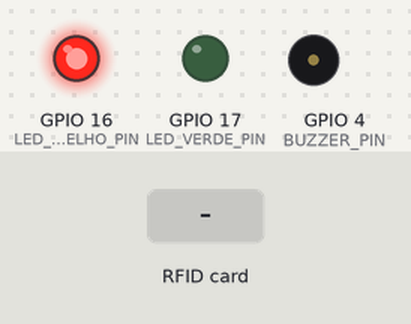
Recording of a sketch running on a simulated ESP32. On the bench: output pins drawn as LEDs (lit = HIGH), buzzer (waves = sounding). The test bench sets the inputs (shaded band). WiFi joins after 1.5 s; servers stay silent unless stated; uploads are accepted with an empty reply; what the sketch prints to the serial monitor is not drawn.

Above: at 0.6 s.
At 2.8 s:
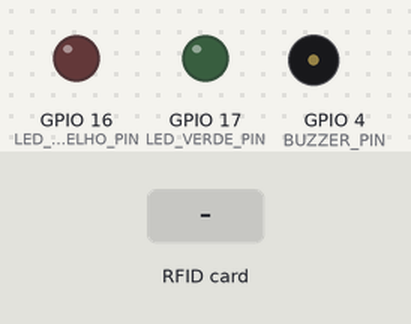
2.9 s: RFID card 5E 7A 19 C4 held to the reader
At 3.34 s:
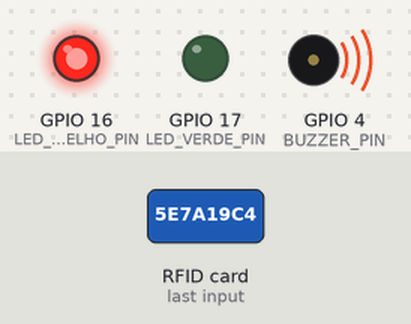
Timing chart, 0 to 5.9 s (numbered marks = the images above; inputs shaded):
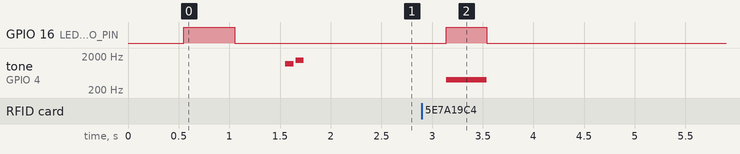

Measured:
- after the input at 2.9 s, GPIO 16 (LED_VERMELHO_PIN): LOW → HIGH after 0.24 s, → LOW 0.40 s later; tone on GPIO 4 (BUZZER_PIN): silent → 400 Hz after 0.24 s, → silent 0.40 s later

The sketch:

sentinela_rfid.ino
```cpp
#include <SPI.h>
#include <MFRC522.h>
#include <WiFi.h>
#include <HTTPClient.h>

// Configurações da rede Wi-Fi
const char* ssid = "sua_rede_wifi";
const char* password = "sua_senha_wifi";

// URL do Servidor Flask
const char* serverUrl = "http://seu_ip:5000/api/leitores-rfid/bip";

// Identificação deste leitor
const char* codigoLeitor = "LEITOR-01";

// Mapeamento dos Pinos
#define SS_PIN           5
#define RST_PIN          22
#define BUZZER_PIN       4
#define LED_VERDE_PIN    17
#define LED_VERMELHO_PIN 16

MFRC522 rfid(SS_PIN, RST_PIN);

void setup() {
  Serial.begin(115200);

  SPI.begin();
  rfid.PCD_Init();

  pinMode(BUZZER_PIN, OUTPUT);
  pinMode(LED_VERDE_PIN, OUTPUT);
  pinMode(LED_VERMELHO_PIN, OUTPUT);

  Serial.print("Conectando ao Wi-Fi");

  WiFi.begin(ssid, password);

  while (WiFi.status() != WL_CONNECTED) {
    delay(500);

    Serial.print(".");

    digitalWrite(
      LED_VERMELHO_PIN,
      !digitalRead(LED_VERMELHO_PIN)
    );
  }

  digitalWrite(LED_VERMELHO_PIN, LOW);

  Serial.println("\nWi-Fi Conectado com sucesso!");

  Serial.print("IP do ESP32: ");
  Serial.println(WiFi.localIP());

  Serial.print("Leitor: ");
  Serial.println(codigoLeitor);

  tone(BUZZER_PIN, 1200, 80);
  delay(100);
  tone(BUZZER_PIN, 1500, 80);
}

void loop() {

  // Aguarda aproximação da tag
  if (!rfid.PICC_IsNewCardPresent() || !rfid.PICC_ReadCardSerial()) {
    return;
  }

  // Converte o UID para String Hexadecimal
  String uidString = "";

  for (byte i = 0; i < rfid.uid.size; i++) {
    if (rfid.uid.uidByte[i] < 0x10) {
      uidString += "0";
    }

    uidString += String(rfid.uid.uidByte[i], HEX);
  }

  uidString.toUpperCase();

  Serial.println("\n[RFID] Tag lida: " + uidString);
  Serial.print("[RFID] Leitor: ");
  Serial.println(codigoLeitor);

  // Verifica conexão Wi-Fi
  if (WiFi.status() == WL_CONNECTED) {

    HTTPClient http;

    http.begin(serverUrl);
    http.addHeader("Content-Type", "application/json");

    String jsonPayload =
      "{\"codigo_tag\":\"" + uidString +
      "\",\"codigo_leitor\":\"" + codigoLeitor + "\"}";

    Serial.println("[1] Iniciando HTTP...");
    Serial.println("[2] Enviando POST...");

    Serial.print("[JSON] ");
    Serial.println(jsonPayload);

    unsigned long inicio = millis();

    int httpResponseCode = http.POST(jsonPayload);

    unsigned long fim = millis();

    Serial.print("[2] POST terminou em: ");
    Serial.print(fim - inicio);
    Serial.println(" ms");

    Serial.print("[3] HTTP Code: ");
    Serial.println(httpResponseCode);

    if (httpResponseCode > 0) {

      String resposta = http.getString();

      Serial.println("[4] Resposta do servidor:");
      Serial.println("========== INICIO RESPOSTA ==========");
      Serial.println(resposta);
      Serial.println("=========== FIM RESPOSTA ===========");

      Serial.println();

      // Verifica se o campo existe na resposta
      if (resposta.indexOf("presenca_registrada") >= 0) {
        Serial.println("[TESTE] Campo presenca_registrada ENCONTRADO");
      } else {
        Serial.println("[TESTE] Campo presenca_registrada NAO ENCONTRADO");
      }

      // Verifica se existe true na resposta
      if (resposta.indexOf("true") >= 0) {
        Serial.println("[TESTE] TRUE ENCONTRADO");
      } else {
        Serial.println("[TESTE] TRUE NAO ENCONTRADO");
      }

      Serial.println();

      // VERDE somente se a presença realmente foi registrada
      if (
        httpResponseCode == 200 &&
        resposta.indexOf("presenca_registrada") >= 0 &&
        resposta.indexOf("true") >= 0
      ) {

        Serial.println("[LED] Presenca registrada -> VERDE");

        digitalWrite(LED_VERMELHO_PIN, LOW);
        digitalWrite(LED_VERDE_PIN, HIGH);

        tone(BUZZER_PIN, 2000, 150);

        delay(300);

        digitalWrite(LED_VERDE_PIN, LOW);

      } else {

        Serial.println("[LED] Presenca NAO registrada -> VERMELHO");

        digitalWrite(LED_VERDE_PIN, LOW);
        digitalWrite(LED_VERMELHO_PIN, HIGH);

        tone(BUZZER_PIN, 400, 400);

        delay(400);

        digitalWrite(LED_VERMELHO_PIN, LOW);
      }

    } else {

      Serial.print("[4] Erro HTTP: ");
      Serial.println(http.errorToString(httpResponseCode));

      Serial.println("[LED] Erro de comunicacao -> VERMELHO");

      digitalWrite(LED_VERDE_PIN, LOW);
      digitalWrite(LED_VERMELHO_PIN, HIGH);

      tone(BUZZER_PIN, 400, 400);

      delay(400);

      digitalWrite(LED_VERMELHO_PIN, LOW);
    }

    http.end();

  } else {

    Serial.println("Erro: ESP32 desconectado do Wi-Fi.");

    Serial.println("[LED] Wi-Fi desconectado -> VERMELHO");

    digitalWrite(LED_VERDE_PIN, LOW);
    digitalWrite(LED_VERMELHO_PIN, HIGH);

    tone(BUZZER_PIN, 400, 400);

    delay(400);

    digitalWrite(LED_VERMELHO_PIN, LOW);
  }

  rfid.PICC_HaltA();
  rfid.PCD_StopCrypto1();

  Serial.println("=== FIM PROCESSAMENTO ===");

  delay(1200);
}
```
